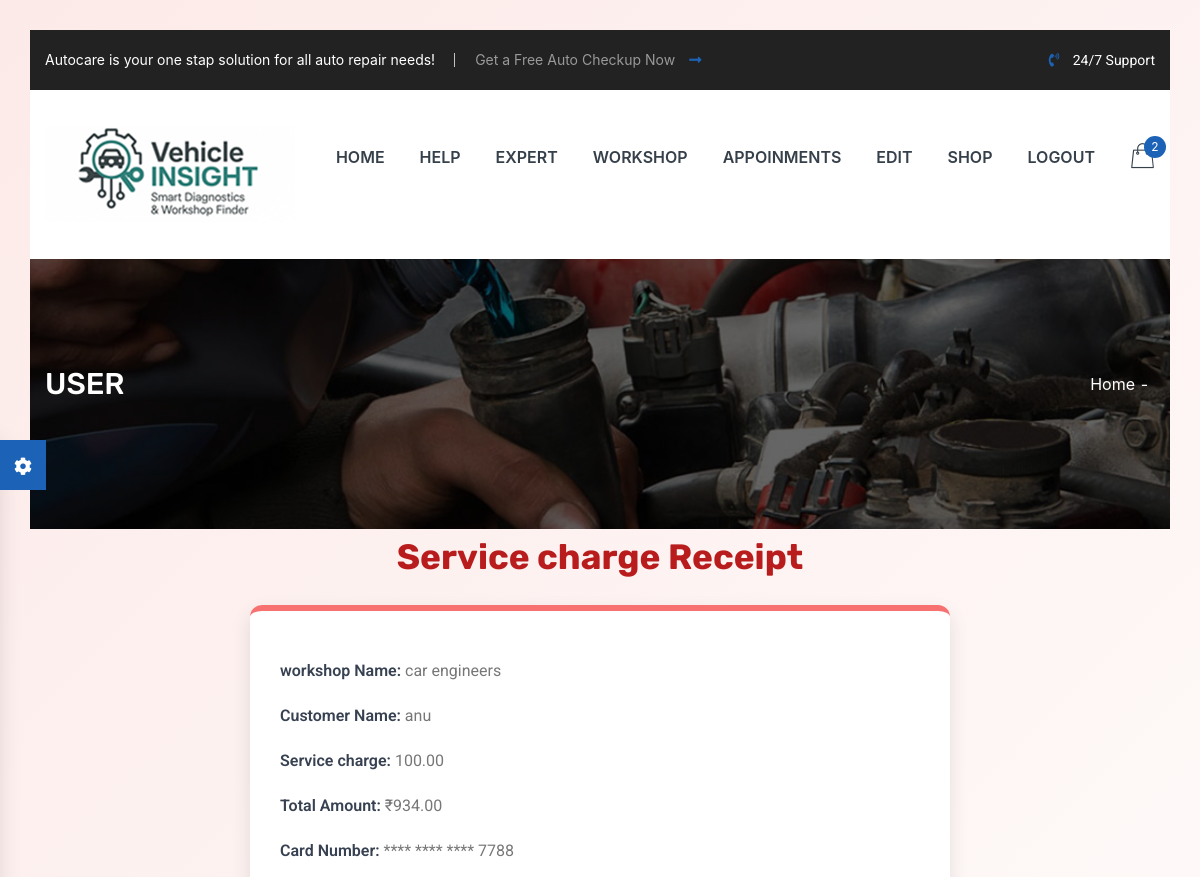
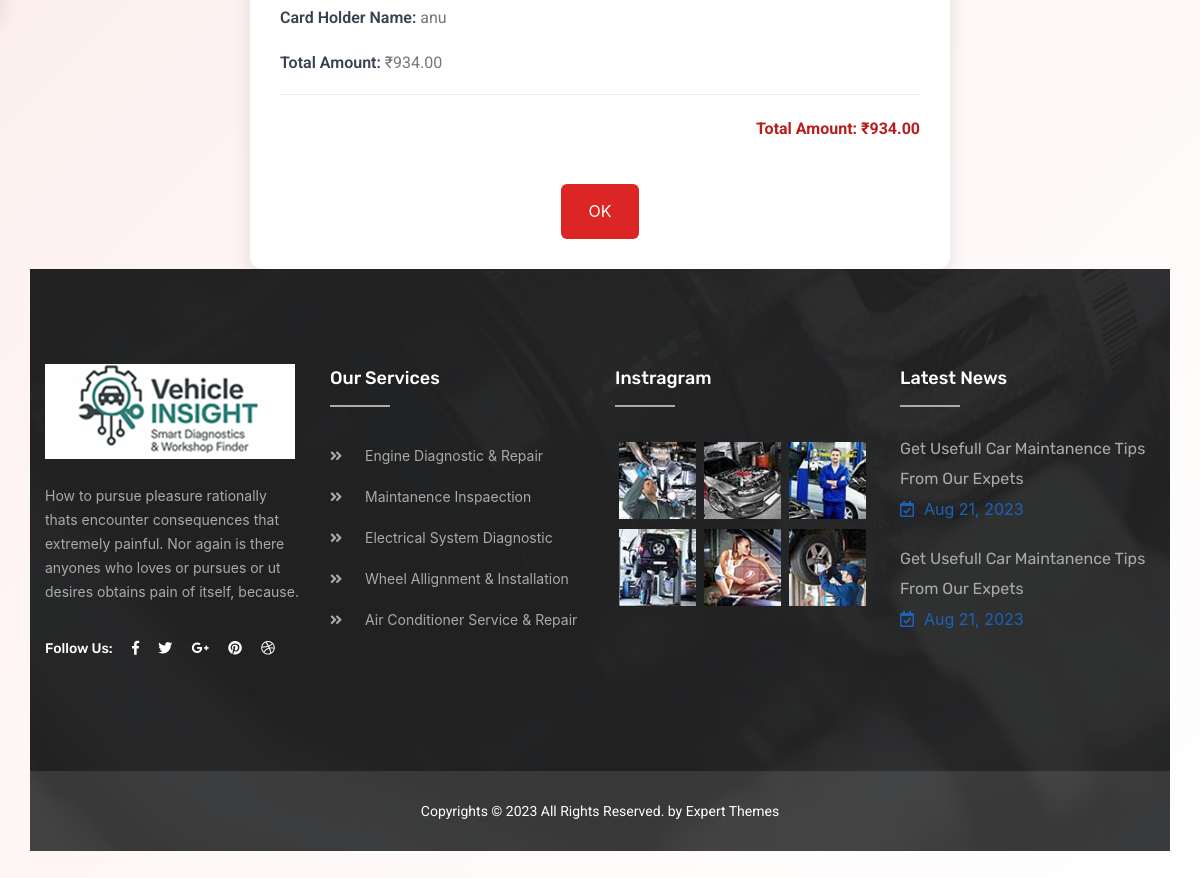
/service_charge_receipt/28/, run on the app's committed database (2 pictures, top to bottom).
### appnew/models.py (models this page shows, shortened)
class Appoinment(models.Model):
    vehiclectegory=models.CharField(max_length=100)
    company=models.CharField(max_length=100)
    modelname=models.CharField(max_length=100)
    issue = models.CharField(max_length=100)
    userid=models.ForeignKey(Users,on_delete=models.CASCADE)
    workshopid=models.ForeignKey(workshop,on_delete=models.CASCADE)
    service=models.CharField(max_length=200 )
    scheduled_date=models.DateTimeField(auto_now_add=True)
    status=models.CharField(max_length=100)
    slot=models.ForeignKey(WorkshopSlot, on_delete=models.CASCADE)
    service_charge=models.DecimalField(max_digits=10, decimal_places=2, default=0)
    amount=models.DecimalField(max_digits=10, decimal_places=2, default=0)
    payment_status=models.CharField(max_length=1,default=0)
    latitude = models.FloatField(null=True, blank=True)
    longitude = models.FloatField(null=True, blank=True)

class workshop(models.Model):
    workshopname = models.CharField(max_length=100)
    adress = models.CharField(max_length=100)
    district = models.CharField(max_length=100)
    city = models.CharField(max_length=100)
    wcontactno = models.CharField(
        max_length=10,
        validators=[RegexValidator(regex=r'^\d{10}$', message="Contact number must be exactly 10 digits.")]
    )
    BRN=models.CharField(max_length=50,default=0)
    workshopid = models.ForeignKey(login, on_delete=models.CASCADE)
    average_rating = models.FloatField(default=0.0)
    average_rating = models.FloatField(default=0.0)
    latitude = models.FloatField(null=True, blank=True)
    longitude = models.FloatField(null=True, blank=True)

class Users(models.Model):
    name = models.CharField(max_length=100)
    contact = models.CharField(
        max_length=10,
        validators=[RegexValidator(regex=r'^\d{10}$', message="Contact number must be exactly 10 digits.")]
    )
    userid = models.ForeignKey(login, on_delete=models.CASCADE)
    Adress = models.CharField(max_length=225)
    registered_at = models.DateTimeField(auto_now_add=True)

class servicechargepayment(models.Model):
    cardno=models.CharField(max_length=100,
        validators=[RegexValidator(regex=r'^\d{16}$', message="Card number must be exactly 16 digits.")])
    name=models.CharField(max_length=100)
    expirymonth=models.IntegerField()
    expiryyear=models.IntegerField()
    cvv=models.IntegerField(
        validators=[RegexValidator(regex=r'^\d{4}$', message="CVV must be exactly 4 digits.")])
    amount=models.DecimalField(max_digits=10, decimal_places=2)
    current_date=models.DateTimeField(auto_now_add=True)
    userid=models.ForeignKey(Users, on_delete=models.CASCADE)
    appoinmentid=models.ForeignKey(Appoinment,on_delete=models.CASCADE)

### appnew/views.py (the view)
# urls.py: path('service_charge_receipt/<int:ap_id>/', views.service_charge_receipt, name='service_charge_receipt'),
def service_charge_receipt(request, ap_id):
    appoin = get_object_or_404(Appoinment, id=ap_id)
    card_payment = get_object_or_404(servicechargepayment, appoinmentid=appoin)
    part = appoin.workshopid
    return render(request, 'service_receipt.html', {'order_item': appoin, 'card_payment': card_payment, 'part': part})

### appnew/templates/service_receipt.html (shortened to what this page needs)
   {% extends "userheader.html" %}
{% block content %}
  <h1>Service charge Receipt</h1>
  <div class="refund-details">
    <form method="POST">
      <p><span>workshop Name:</span> {{ order_item.workshopid.workshopname }}</p>
      <p><span>Customer Name:</span> {{ order_item.userid.name}}</p>
      <p><span>Service charge:</span> {{ order_item.service_charge }}</p>
      <p><span>Total Amount:</span> ₹{{ order_item.amount}}</p>
      <p><span>Card Number:</span> **** **** **** {{ card_payment.cardno|slice:"-4:" }}</p>
      <p><span>Card Holder Name:</span> {{ card_payment.name }}</p>
      <p><span>Total Amount:</span> ₹{{ card_payment.amount }}</p>
      <p class="total-amount">Total Amount: ₹{{ card_payment.amount }}</p>
    </form>
    <a href="{% url 'viewappoinment' %}">
  <button type="button">OK</button>
</a>
  </div>
{% endblock %}

### appnew/templates/service_receipt.html (style rules this page uses)
body { font-family: 'Inter', sans-serif; background: linear-gradient(135deg, #fceae8, #ffffff); margin: 0; padding: 30px; }
h1 { text-align: center; color: #b91c1c; font-size: 2.2rem; margin-bottom: 20px; }
.refund-details { max-width: 700px; margin: auto; background: #fff; border-radius: 12px; padding: 30px; box-shadow: 0 8px 20px rgba(0, 0, 0, 0.1); border-top: 6px solid #f87171; animation: slideIn 0.5s ease-in-out; }
.refund-details p { margin: 16px 0; font-size: 16px; }
.refund-details span { font-weight: 600; color: #374151; }
.total-amount { text-align: right; font-size: 1.4rem; font-weight: bold; color: #b91c1c; margin-top: 30px; border-top: 1px solid #eee; padding-top: 20px; }
button { background-color: #dc2626; color: white; border: none; padding: 14px 28px; cursor: pointer; border-radius: 6px; font-size: 1rem; display: block; margin: 40px auto 0; transition: background 0.3s ease; }

### data on the page
Appoinment: workshopid.workshopname "car engineers", userid.name "anu", service_charge "100.00", amount "934.00"
servicechargepayment: cardno "7788", name "anu", amount "934.00"
